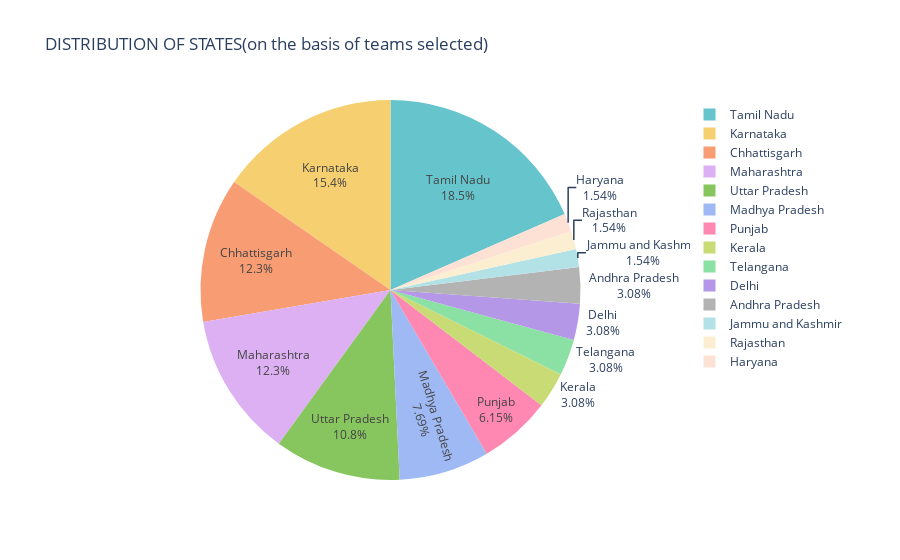

Notebook code cell kept with this figure:
### Code cell
pie_states = px.pie(
    orignal_data,
    names='State',
    title="DISTRIBUTION OF STATES(on the basis of teams selected)",
    color_discrete_sequence=px.colors.qualitative.Pastel
)
pie_states.update_traces(textinfo='percent+label')
pie_states.show()

### Figure 1 — Plotly figure (JSON) as saved in the notebook; plotly's stock layout.template omitted (floating-point values rounded to 4 significant figures)
{"data": [{"domain": {"x": [0, 1], "y": [0, 1]}, "hovertemplate": "State=%{label}<extra></extra>", "labels": ["Chhattisgarh", "Tamil Nadu", "Tamil Nadu", "Kerala", "Madhya Pradesh", "Uttar Pradesh", "Punjab", "Madhya Pradesh", "Punjab", "Maharashtra", "Chhattisgarh", "Telangana", "Delhi", "Uttar Pradesh", "Andhra Pradesh", "Maharashtra", "Karnataka", "Tamil Nadu", "Andhra Pradesh", "Karnataka", "Madhya Pradesh", "Karnataka", "Kerala", "Karnataka", "Karnataka", "Karnataka", "Karnataka", "Madhya Pradesh", "Uttar Pradesh", "Maharashtra", "Tamil Nadu", "Maharashtra", "Punjab", "Karnataka", "Telangana", "Tamil Nadu", "Chhattisgarh", "Karnataka", "Madhya Pradesh", "Maharashtra", "Chhattisgarh", "Tamil Nadu", "Tamil Nadu", "Delhi", "Karnataka", "Uttar Pradesh", "Tamil Nadu", "Tamil Nadu", "Punjab", "Chhattisgarh", "Jammu and Kashmir", "Maharashtra", "Tamil Nadu", "Chhattisgarh", "Tamil Nadu", "Rajasthan", "Uttar Pradesh", "Uttar Pradesh", "Chhattisgarh", "Chhattisgarh", "Uttar Pradesh", "Maharashtra", "Maharashtra", "Tamil Nadu", "Haryana"], "legendgroup": "", "name": "", "showlegend": true, "textinfo": "percent+label", "type": "pie"}], "layout": {"legend": {"tracegroupgap": 0}, "piecolorway": ["rgb(102, 197, 204)", "rgb(246, 207, 113)", "rgb(248, 156, 116)", "rgb(220, 176, 242)", "rgb(135, 197, 95)", "rgb(158, 185, 243)", "rgb(254, 136, 177)", "rgb(201, 219, 116)", "rgb(139, 224, 164)", "rgb(180, 151, 231)", "rgb(179, 179, 179)"], "title": {"text": "DISTRIBUTION OF STATES(on the basis of teams selected)"}}}
